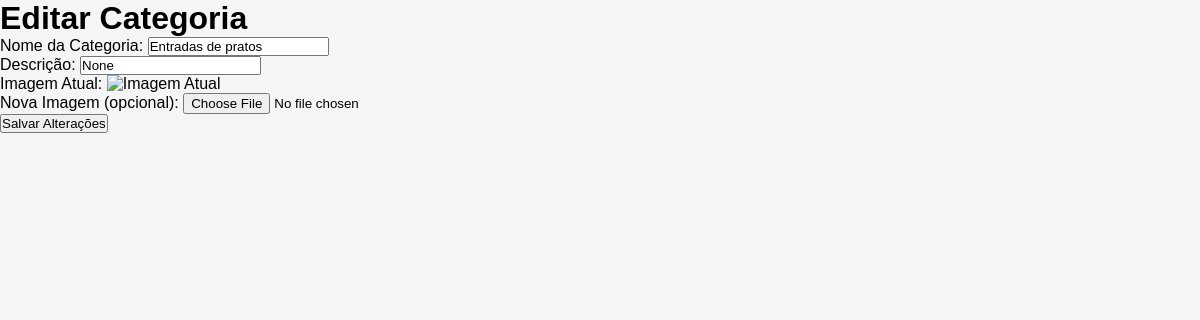
/admin/editar_categoria/1, run on an earlier commit of the app's database.
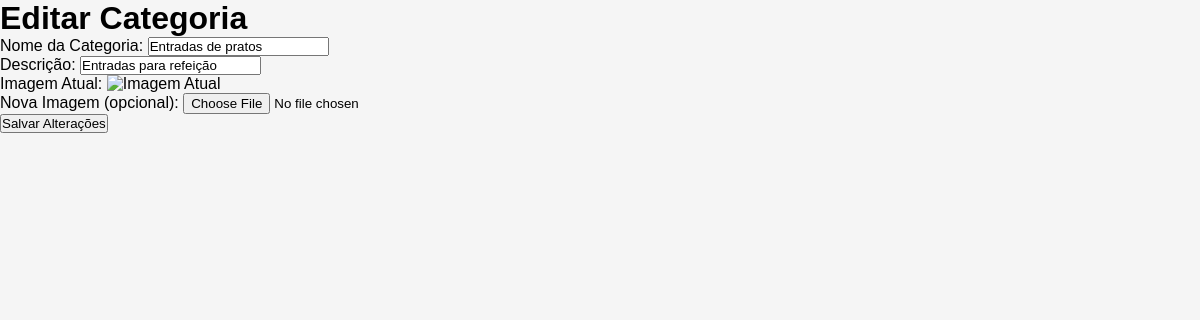
And on a later commit of the database.
### tables this page shows
CREATE TABLE [categorias] (
[id] INTEGER  PRIMARY KEY NULL,
[nome] TEXT  NOT NULL,
[descricao] VARCHAR(255)  NULL,
[imagem] BLOB  NULL
);

### app.py (the view, shortened to what this page needs)
@app.route("/admin/editar_categoria/<int:id>", methods=['GET', 'POST'])
def editar_categoria(id):
    conn = get_db_connection()
    categoria = conn.execute('SELECT * FROM categorias WHERE id = ?', (id,)).fetchone()
    conn.close()
    return render_template('admin/editar_categoria.html', categoria=categoria)

### app.py (called while the page is built)
def get_db_connection():
    conn = sqlite3.connect('database\sqlite.db')
    conn.row_factory = sqlite3.Row
    return conn

### templates/admin/editar_categoria.html (shortened to what this page needs)
<!DOCTYPE html>
<html lang="pt-br">
<head>
    <link rel="stylesheet" href="{{ url_for('static', filename='styles.css') }}">
</head>
<body>
    <h1>Editar Categoria</h1>
    <form method="POST" enctype="multipart/form-data">
        <label for="nome_categoria">Nome da Categoria:</label>
        <input type="text" id="nome_categoria" name="nome_categoria" value="{{ categoria['nome'] }}" required>
        <br>
        <label for="descricao">Descrição:</label>
        <input type="text" id="descricao" name="descricao" value="{{ categoria['descricao'] }}" required>
        <br>
        <label for="imagem_atual">Imagem Atual:</label>
        <img alt="Imagem Atual">
        <br>
        <label for="nova_imagem">Nova Imagem (opcional):</label>
        <input type="file" id="nova_imagem" name="nova_imagem">
        <br>
        <button type="submit">Salvar Alterações</button>
    </form>
</body>
</html>

What changed in the data, as far as the page shows it:
changed categorias "Entradas de pratos": descricao (not shown) → "Entradas para refeição"
Also different on the page:
form field descricao: "None" → (not shown)
